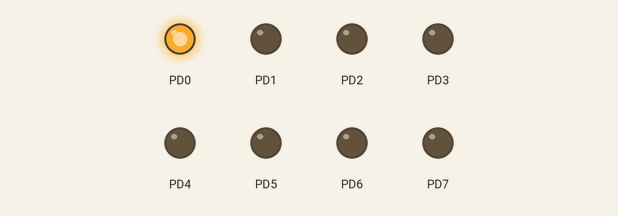
Recording of a program running on a simulated ATmega128, built with avr-gcc and emulated at 8 MHz. Parts: output pins drawn as LEDs (lit = HIGH).

Above: at 0.2 s.
At 1.2 s:
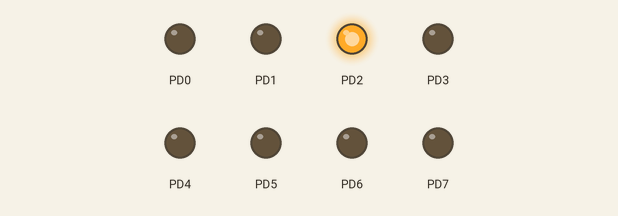
At 2.2 s:
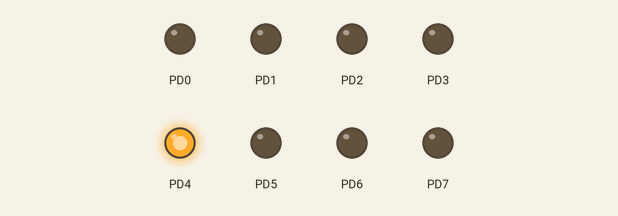
At 4.2 s:
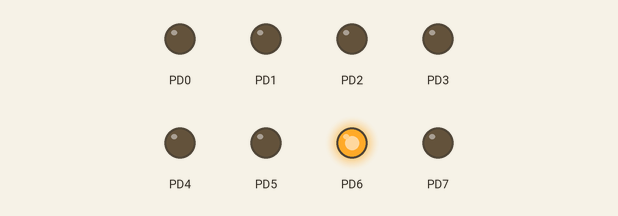
At 6.7 s:
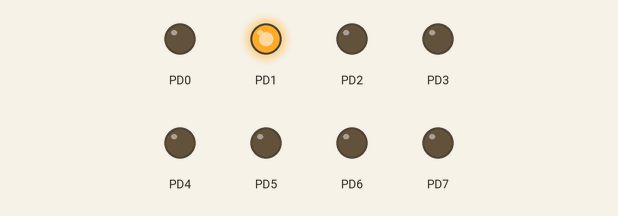
At 8.7 s:
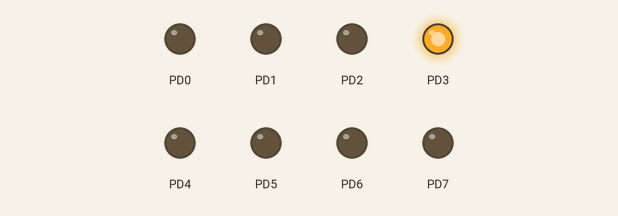
Timing chart, 0 to 9.1 s (numbered marks = the images above):
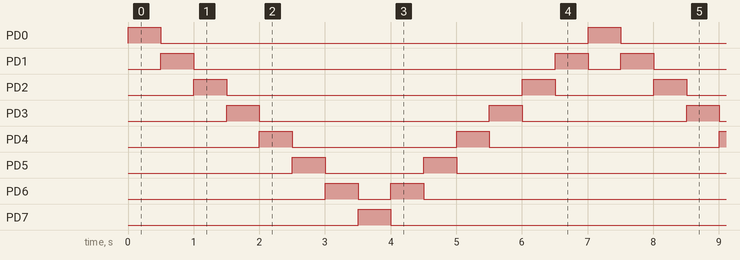

The program:

main.c
```c
/*
 * AssignmentB4.c
 *
 * Created: 2/2/2017 1:01:37 PM
 * Author : Kadir Seker, Cas Koopmans and Berend Vet
 */

#include <avr/io.h>
#define F_CPU 8000000
#include <util/delay.h>

 void wait( int ms )
{
	for (int i=0; i<ms; i++)
	{
	_delay_ms( 1 );
	}
}

int main(void)
{
	DDRD = 0b11111111;			// All pins PORTD are set to output
	char standard = 0b00000001;

	while (1)
	{
		for(int i = 0; i < 8; i++)
		{
			char light = standard << i;
			PORTD = light;
			wait( 500 );
		}
		for(int i = 6; i > 0; i--)
		{
			char light = standard << i;
			PORTD = light;
			wait( 500 );
		}
	}
	return 1;
}
```

Measured:
- by itself, PD0, PD7: alternates HIGH for 0.50 s and LOW for 6.5 s
- by itself, PD1: repeats every 7.0 s: LOW 5.5 s, HIGH 0.50 s, LOW 0.50 s, HIGH 0.50 s
- by itself, PD2: repeats every 7.0 s: LOW 4.5 s, HIGH 0.50 s, LOW 1.5 s, HIGH 0.50 s
- by itself, PD3: repeats every 7.0 s: LOW 3.5 s, HIGH 0.50 s, LOW 2.5 s, HIGH 0.50 s
- by itself, PD4: repeats every 7.0 s: LOW 2.5 s, HIGH 0.50 s, LOW 3.5 s, HIGH 0.50 s
- by itself, PD5: repeats every 7.0 s: LOW 1.5 s, HIGH 0.50 s, LOW 4.5 s, HIGH 0.50 s
- by itself, PD6: repeats every 7.0 s: LOW 0.50 s, HIGH 0.50 s, LOW 5.5 s, HIGH 0.50 s
